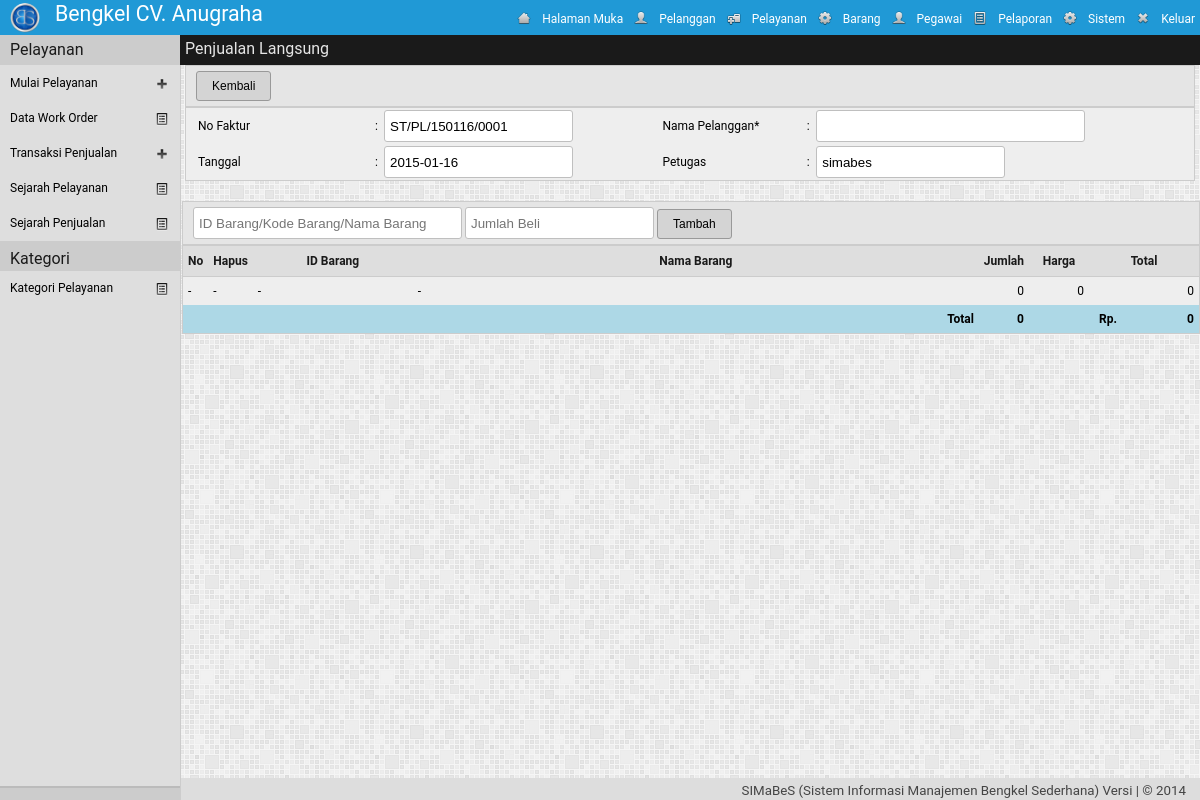
The app's page /adm/?mod=pelayanan&h=penjualan (signed in) with its own data.
### tables this page shows
CREATE TABLE IF NOT EXISTS `pengaturan` (
`id` int(1) NOT NULL,
  `nm_bengkel` varchar(30) NOT NULL,
  `telp1` varchar(30) NOT NULL,
  `telp2` varchar(30) NOT NULL,
  `almt_bengkel` text NOT NULL,
  `logo_bengkel` text NOT NULL,
  `tentang_bengkel` text NOT NULL
);

CREATE TABLE IF NOT EXISTS `akses_pengguna` (
  `kel_id` int(2) NOT NULL,
  `id_menu` int(2) NOT NULL,
  `r` enum('0','1') NOT NULL
);

CREATE TABLE IF NOT EXISTS `menu` (
  `id_menu` int(2) NOT NULL,
  `nm_menu` varchar(20) NOT NULL,
  `class` varchar(10) NOT NULL,
  `links` text NOT NULL,
  `icon` text NOT NULL,
  `value` text NOT NULL
);

### adm/pelayanan/class.php (called while the page is built, shortened)
<?php
class pelayanan{
	function cek_ada($no_struk,$id_brg){
		$qry = mysql_query("SELECT `id_brg`,`jml_brg` FROM `ply_penjualan_detail` WHERE `no_struk`='$no_struk' AND `id_brg` LIKE '%$id_brg%' LIMIT 1");
	}
	function ambil_ply_penjualan($no_struk){
		$qry = mysql_query("SELECT ply_penjualan_detail.id_brg, br_data.nm_brg, br_data.hrg_jual, ply_penjualan_detail.jml_brg, ply_penjualan_detail.total FROM br_data INNER JOIN ply_penjualan_detail ON br_data.id_brg = ply_penjualan_detail.id_brg WHERE ply_penjualan_detail.no_struk='$no_struk' ORDER BY id_brg asc ") or die(mysql_error());
	}
	function ambil_jml_brg($field,$no_struk){
		$qry = mysql_query("SELECT SUM( IF( no_struk LIKE  '%$no_struk%', jml_brg, 0 ) ) AS tot_brg
						, SUM( IF( no_struk LIKE  '%$no_struk%', total, 0 ) ) AS tot_bayar_brg
						FROM  ply_penjualan_detail");
		$data = mysql_fetch_array($qry);
		if($field == 'tot_brg')
			return $data['tot_brg'];
		elseif($field == 'tot_bayar_brg')
			return $data['tot_bayar_brg'];
	}
}
?>

### adm/pelayanan/penjualan.php (the view, shortened to what this page needs)
<?php
	$ply = new pelayanan();
	$lokasi="Penjualan Langsung";
	$hari_ini 	= date("Y-m-d");
	$a="PL";
	$b=date("ymd");
	$qry = "SELECT max(no_struk) as maxID FROM ply_penjualan WHERE no_struk LIKE '%$a/$b%'";
	$hasil = mysql_query($qry);
	$data = mysql_fetch_array($hasil);
	$idMax = $data['maxID'];
	$noUrut = (int) substr($idMax, 13, 4);
	$noUrut++;
	$no_struk = "ST/".$a ."/". $b . "/". sprintf("%04s", $noUrut);
	$tot_bayar = $ply->ambil_jml_brg('tot_bayar_brg',$no_struk);
	$tot_brg = $ply->ambil_jml_brg('tot_brg',$no_struk);
if(empty($_GET['id'])){
	$cek = $ply->cek_ada($no_struk,"");
	echo'
	<div class="konten">
	<div class="lokasi"><label>'.$lokasi.'</label></div>
	<form class="form1" action="?mod='.$_GET['mod'].'&h=aksi"  method="post" enctype="multipart/form-data"  name="form" onsubmit="return validasi_penjualan()">
	<div class="alat">';
	if(count($cek)>0){
		echo "
			<input type='submit' class='simpan' id='kiri' name='pl_simpan' value='Selesai Transaksi'>
			<input name='kembali' type='button'  value='Kembali' class='batal' id='kanan' onclick='history.back();'>
			";
	}
	else{
		echo"
			<input name='kembali' type='button'  value='Kembali' class='batal' id='sendiri' onclick='history.back();'>
		";
	}
	echo'
	<input type="hidden" name="lokasi" value="'.$lokasi.'">
	</div>
	<table cellspacing="0" cellpadding="2" border="0" class="table" >
		<tr>
			<td width="183px"><label>No Faktur</label></td>
			<td width="5px">:</td>
			<td ><input type="text" class="text" name="no_struk" value="'.$no_struk.'" readonly=""></td>
			<td><label>Nama Pelanggan*</label></td>
			<td>:</td>
			<td>
				<input type="text" class="text" name="nm_plg" size="30" maxlength="25">
				<input type="hidden" name="lokasi" value="'.$lokasi.'">
				<input type="hidden" name="tot_bayar" value="'.$tot_bayar.'">
			</td>
		</tr>
		<tr>
			<td ><label>Tanggal</label></td>
			<td >:</td>
			<td><input type="text" class="text" name="tgl_trans" id="tgl_trans" value="'.$hari_ini.'"></td>
			<td><label>Petugas</label></td>
			<td>:</td>
			<td colspan="2">
				<input type="hidden" name="id_pengguna" value="'.$_SESSION['id_pengguna'].'">
				<input type="text" class="text" name="petugas" value="'.$_SESSION['nama_asli'].'" readonly="">
			</td>
		</tr>
	</table>
	</form>
	</div>
	<div class="konten2">
	<form class="form1" action="?mod='.$_GET['mod'].'&h=aksi"  method="post" enctype="multipart/form-data"  name="form1" >
		<div class="alat">
		<input type="hidden" name="lokasi" value="'.$lokasi.'">
		<input list="id_brg" name="id_brg" class="text" size="30" maxlength="20" autocomplete="off" placeholder="ID Barang/Kode Barang/Nama Barang">
			<datalist id="id_brg">';
				echo'
			</datalist>
		<input type="number" name="jml_brg" class="text" size="10" maxlength="4" placeholder="Jumlah Beli" autocomplete="off">
		<input type="submit" name="tmbh_brg" value="Tambah" class="tambah" id="sendiri" onclick="return validasi_tambah_brg()">
		<input type="hidden" name="no_struk"  size="10" maxlength="4" value="'.$no_struk.'">
		</div>
		<table class="table" cellspacing="0" cellpadding="5" border="0">
		<tr id="th"><th width="10px">No</th><th align="center" width="10px">Hapus</th><th width="150px">ID Barang</th><th>Nama Barang</th>
			<th width="20px">Jumlah</th><th width="50px">Harga</th><th width="100px">Total</th>
		</tr>';
		$baris=0;
		$tampil_ply_penjualan = $ply->ambil_ply_penjualan($no_struk);
		if(count($tampil_ply_penjualan) > 0){
			foreach($tampil_ply_penjualan as $data){
			$baris++;
			$kolom= ($baris%2 == 1)? "kolom-ganjil" : "kolom-genap";
			echo "
			<tr class='".$kolom."'>
				<td align='right'>$baris.</td>
				<td align='center'><a href='?mod=pelayanan&h=hapus&id_brg=".$data['id_brg']."&no_struk=$no_struk&jml=".$data['jml_brg']."' title='Menghapus data barang' onClick=\" return confirm('Hapus Data ?')\"><img src='../img/hapus.png' height='20px' width='20px'></a></td>
				<td>". $data['id_brg'] ."</td>
				<td>". $data['nm_brg'] ."</td>
				<td align='right'>". $data['jml_brg']."</td>
				<td align='right'>". number_format($data['hrg_jual'], 0,',','.') ."</td>
				<td align='right'><span class='mu'>Rp. </span>". number_format($data['total'], 0,',','.') ."</td>
			</tr>";
			}
		}
		else{echo "
			<tr><td>-</td><td>-</td><td>-</td><td>-</td><td align='right'>0</td><td align='right'>0</td><td align='right'>0</td></tr>";
		}
		echo '
			<tr class="total">
				<td colspan="4" align="right">Total</td>
				<td align="right">'.$tot_brg.'</td>
				<td></td>
				<td align="right" ><span class="mu">Rp. </span>'. number_format($tot_bayar, 0,',','.') .'
				</td>
			</tr>
		</table>
	</form>
	</div>';
}
?>

### adm/header.php
<?php
	$qpeng=mysql_query("SELECT * FROM pengaturan  LIMIT 1");
	$dpeng=mysql_fetch_object($qpeng);
	$qmenu="select id_menu  from akses_pengguna where  kel_id='".$_SESSION['kel_id']."' AND r='1' ";
	$dmenu=mysql_query($qmenu) or die (mysql_error());
echo'
<!DOCTYPE html PUBLIC "-//W3C//DTD XHTML 1.0 Strict//EN"
	"http://www.w3.org/TR/xhtml1/DTD/xhtml1-strict.dtd">
<html xmlns="http://www.w3.org/1999/xhtml" xml:lang="en" lang="en">
<head>
<title>'.$aplikasi." | ".strtoupper($_GET['mod']).' | Daily Build</title>
		<link rel="shortcut icon" href="../img/icon.ico" />
		<link rel="stylesheet" type="text/css" href="../styler/header.css">
		<link rel="stylesheet" type="text/css" href="../styler/style.css">
		<link rel="stylesheet" type="text/css" href="../styler/jquery-ui.css">
		<link rel="stylesheet" type="text/css" href="../styler/jquery-ui.theme.css">
		<script type="text/javascript" src="../styler/jquery-1.9.1.js"></script>
		<script type="text/javascript" src="../styler/jquery-ui.js"></script>
		<link rel="stylesheet" type="text/css" href="../styler/toastr.css">
		<script type="text/javascript" src="../styler/toastr.js"></script>
		<script type="text/javascript" src="../styler/toastr_option.js"></script>
		<script type="text/javascript" src="../styler/iframe.js"></script>
		<script type="text/javascript" src="../styler/check-uncheck.js"></script>
		<script src="../styler/tab.js" type="text/javascript"></script>
		<link href="../styler/tab.css" rel="stylesheet" type="text/css" />
</head>
<body >
<div class="header" >
	<div class="kiri">
		<a href="../index.php" target="_blank">
		<div class="logo"><img src="'.$dpeng->logo_bengkel.'"></div>
		<div class="namabengkel" >'.$dpeng->nm_bengkel.'</div></a>
	</div>
	<div class="kanan">
		<ul class="header-nav">';
			while ($dpengku2=mysql_fetch_object($dmenu)){
				$myquery="select *  from menu where id_menu='".$dpengku2->id_menu."'";
				$isi=mysql_query($myquery) or die (mysql_error());
				$dpengku=mysql_fetch_object($isi);
				echo "<a href='$dpengku->links' title='$dpengku->nm_menu' ><li class='$dpengku->class'><img class='img' src='$dpengku->icon'>$dpengku->nm_menu</li></a>";
			}
		echo'
		</ul>
	</div>
</div>
';
?>

### styler/header.css (style rules this page uses)
.header { top: 0px; width: 100%; height: 35px; padding: 0px; margin: 0px; color: #ffffff; background: #2099D6; position: fixed; z-index:1000; }
.kiri { float:left; width:auto; vertical-align:middle; }
.logo { float: left; margin: 3px 10px 5px 10px; padding: 0; vertical-align: middle; }
.logo img { width: 30px; height: 30x; border-radius: 20px; }
.namabengkel { float: left; margin: auto; padding: 5px; text-align: left; font-size: 16pt; color:#ffffff; }
.kanan { height:34px; width:auto; float:right; right: 0px; display: inline; }
.header-nav { list-style: none; margin: 0px; padding: 0px; }
.header-nav li { color:#fff; line-height: 18px; text-indent: 0px; }
.header-nav li img { float: left; margin: 0px 10px 0px 0px ; height: 16px; width: 16px; }
.menu, .keluar { padding :10px 5px 7px 5px ; margin:0; float: left; text-align: center; vertical-align: top; }

### styler/style.css (style rules this page uses)
a { text-decoration: none; }
a:link,a:visited { color: #000000; }
body { font-family: Roboto,Open Sans,Sans, Sans Serif, Calibri, Arial; font-size: 12px; margin: 0px; padding: 0px; background: url('../img/bg.png') repeat; line-height: 1.5em; color: #444; height:100%; }
.konten { width: auto; height: auto; margin: 0 0 50px 180px; padding: 30px 5px 0px 5px; vertical-align:middle; font-size: 12px; color:#000; }
.konten2 { width: auto; height: auto; margin: auto 0px 50px 182px; padding: 0px; vertical-align:middle; font-size: 12px; color:#000; }
table { width: 100%; height: auto; margin: 0px 0px 10px 0px; border:1px solid #ccc; }
.mu { float:left; margin-left: 5px; }
.form1 { float:left; margin-bottom:10px; width:100%; }
div.alat { width : auto; padding:5px 0px 5px 10px ; background:#E5E5E5; border:1px solid #ccc; }
.tambah, .simpan, .perbaharui, .batal, .hapus, .cetak, .noPrint, .kembali { font-size:12px; padding-left:15px; padding-right:15px; height:30px; vertical-align:middle; border:1px solid #999999; cursor: pointer; color:#000; background:#D4D4D4; -webkit-transition:all 0.3s ease-in-out; -moz-transition:all 0.3s ease-in-out; -o-transition:all 0.3s ease-in-out; transition:all 0.3s ease-in-out; }
#sendiri { border-radius:3px; }
.text { padding: 5px ; height:20px; border: 1px solid #BFBFBF; border-radius:3px; color: #000000; background: #fff; -webkit-transition:all 0.2s ease-in-out; -moz-transition:all 0.2s ease-in-out; -o-transition:all 0.2s ease-in-out; transition:all 0.2s ease-in-out; }
label { margin-left:10px; font-size: 12px; }
th { color: #1a1a1a; background: #dedede; border-bottom: solid 1px #ccc; height:20px; padding:5px; margin:0px; font-size: 12px; }
td { min-height:30px; }
.total { background:#ADD8E6; font-weight:bold; }
table { background:#eee; }
.lokasi { top:35px; left:180px; margin:0px 0px 5px 0px; padding:5px; height:20px; vertical-align:middle; color:#E5E5E5; position:fixed; width:100%; float:right; z-index:999; background: #1A1A1A; }
.lokasi > label { font-size:12pt; margin:0px; }

### records on screen
pengaturan: logo_bengkel (picture), nm_bengkel "Bengkel CV. Anugraha"
akses_pengguna: id_menu.icon (picture), id_menu.nm_menu "Halaman Muka"
akses_pengguna: id_menu.icon (picture), id_menu.nm_menu "Pelanggan"
akses_pengguna: id_menu.icon (picture), id_menu.nm_menu "Pelayanan"
akses_pengguna: id_menu.icon (picture), id_menu.nm_menu "Barang"
akses_pengguna: id_menu.icon (picture), id_menu.nm_menu "Pegawai"
akses_pengguna: id_menu.icon (picture), id_menu.nm_menu "Pelaporan"
akses_pengguna: id_menu.icon (picture), id_menu.nm_menu "Sistem"
akses_pengguna: id_menu.icon (picture), id_menu.nm_menu "Keluar"

### other values on screen
$lokasi "Penjualan Langsung"
$tot_brg "0"
$tot_bayar "0"
